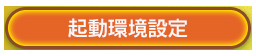
#> input picture translations/launcher/png/IDB_CONFIG_D.png, 256 x 56 px, given in place of IDB_FIRST_U.png, which was not available
$ python btn.py
#> lines starting #> are read from the running program, lines starting #| are printed output that depends on the picture; after the words box and inside, x2 and y2 are one past the last pixel; in counts of white or black regions, pixels touching at a corner belong together
from PIL import Image,ImageDraw,ImageFont
import numpy as np
LB='/usr/share/fonts/truetype/lato/Lato-Bold.ttf'
LBL={'FIRST':'Getting Started','SITE':'Official Website','CONFIG':'Launch Settings','MANUAL':'Web Manual',
 'SUPPORT':'Troubleshooting','DLCONTENTS':'Downloadable Content','ITEMSTORE':'Item Store','START':'Start Game'}
def edit(n,s,txt):
#> called with n = 'FIRST', s = 'U', txt = 'Getting Started'
    im=Image.open(f'png/IDB_{n}_{s}.png').convert('RGBA');a=np.array(im).astype(int)
#> in edit, im is the input picture: PIL image 256x56 RGBA; mean R, G, B, A 215.5, 147.3, 55.1, 194.1
    h,w,_=a.shape
#> h = 56; w = 256
    x0,x1=(52,206) if n=='START' else (22,w-22)
#> x0 = 22; x1 = 234
    Y0,Y1=(20,h-20) if n=='START' else (13,h-13)
#> Y0 = 13; Y1 = 43
    ref=np.median(a[:,x0:x1,:3],axis=1)
#> ref = 56 rows, first 8: [228.5, 201, 59.5], [228, 201, 60], [227.5, 200, 59], [224, 199, 58], [220, 196, 57.5], [212, 192, 55], [201, 185, 53], [142, 73, 39]
    diff=np.abs(a[:,x0:x1,:3]-ref[:,None,:]).sum(2)
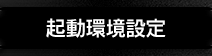
#> diff: shape (56, 212) float64; min 0, max 376, mean 42.2; drawn with min black and max white
    m=diff>60; m[:Y0]=False;m[Y1:]=False
#> after `m = diff > 60`:
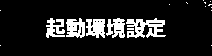
#> m: shape (56, 212) bool; 12.9% white; 18 white regions (13 under 20 px), largest, box (x1, y1, x2, y2) and area: (126, 18, 166, 38) 460, (86, 19, 105, 38) 278, (66, 18, 85, 38) 275, (106, 18, 125, 38) 252, (46, 18, 65, 38) 238
#> after `m[Y1:] = False`:
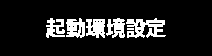
#> m: shape (56, 212) bool; 12.8% white; 6 white regions (1 under 20 px), largest, box (x1, y1, x2, y2) and area: (126, 18, 166, 38) 460, (86, 19, 105, 38) 278, (66, 18, 85, 38) 275, (106, 18, 125, 38) 252, (46, 18, 65, 38) 238
    ys,xs=np.nonzero(m); y0,y1=ys.min(),ys.max(); bx0,bx1=xs.min()+x0,xs.max()+x0
#> after `ys, xs = np.nonzero(m)`: ys = 1517 values from 18 to 37; xs = 1517 values, max 165 at index 1416, min 46 at index 517, mean 104.1
#> after `y0, y1 = (ys.min(), ys.max())`: y0 = 18; y1 = 37
#> after `bx0, bx1 = (xs.min() + x0, xs.max() + x0)`: bx0 = 68; bx1 = 187
    strong=m&(diff>=np.percentile(diff[m],80))
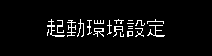
#> strong: shape (56, 212) bool; 4.8% white in thin lines or dots, all inside (x1, y1, x2, y2) = (47, 19, 165, 37)
    col=tuple(int(c) for c in np.median(a[:,x0:x1,:3][strong],axis=0))
#> col = (248, 248, 248)
    L,R=bx0-3,bx1+3
#> L = 65; R = 190
    b=a.copy()
    if n=='START':
        import cv2
        full=np.zeros((h,w),bool); full[:,x0:x1]=diff>40
        dm=cv2.dilate(full.astype('uint8'),np.ones((5,5),np.uint8))>0
        last=None
        for y in range(y0-3,y1+4):
            clean=[a[y,x,:3] for x in range(x0,x1) if not dm[y,x]]
            v=np.median(clean,axis=0) if len(clean)>8 else last
            last=v; b[y,x0:x1,:3]=v
    else:
      for y in range(y0-2,y1+3):
        for x in range(L+1,R):
            t=(x-L)/(R-L); b[y,x,:3]=a[y,L,:3]*(1-t)+a[y,R,:3]*t
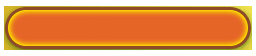
#> b: shape (56, 256, 4) int64; mean R, G, B, A 214.1, 135.8, 38.2, 194.1; transparent parts drawn white
    out=Image.fromarray(b.astype('uint8'),'RGBA');d=ImageDraw.Draw(out)
    sz=29 if n=='START' else 18
    maxw=(x1-x0)-8 if n=='START' else 196
#> maxw = 196
    while True:
        f=ImageFont.truetype(LB,sz);l,t,r,bm=d.textbbox((0,0),txt,font=f)
        if r-l<=maxw: break
        sz-=1
#> this loop made 1 pass
#> (l, t, r, bm) on pass 1: (0, 4, 122, 21)
#> after the loop, sz = 18
    cx=w/2; cy=(y0+y1)/2
#> after `cx = w / 2`: cx = 128
#> after `cy = (y0 + y1) / 2`: cy = 27.5
    d.text((cx-(r+l)/2,cy-(bm+t)/2),txt,font=f,fill=col+(255,))
    out.save(f'en/IDB_{n}_{s}.png'); return sz,col,(L,R,y0,y1)
#> after `out.save(f'en/IDB_{n}_{s}.png')`:
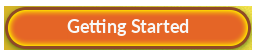
#> saved as IDB_FIRST_U.png: PIL image 256x56 RGBA; mean R, G, B, A 215, 142.8, 48.2, 194.1; transparent parts drawn white
if __name__=='__main__':
    for n,t in LBL.items():
#> (the run stopped early here; a loop or call above may not have finished)
